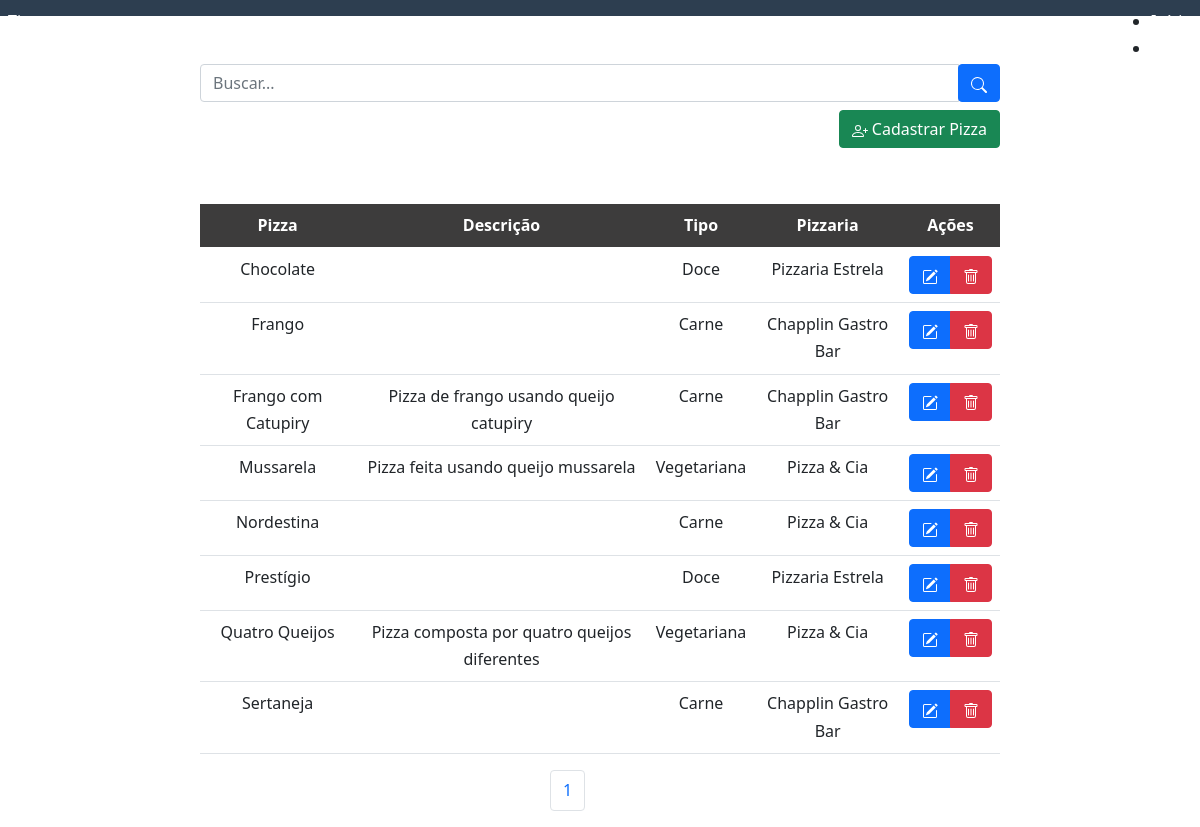
The app's page / (signed in) with its own data.
### pizza/models.py (models this page shows, shortened)
class Pizza(models.Model):
    CHOICES = (
        ('CA', 'Carne'),
        ('VE', 'Vegetariana'),
        ('VG', 'Vegana'),
        ('DC', 'Doce')
    )
    title = models.CharField(max_length=120)
    description = models.CharField(max_length=120, blank=True)
    type = models.CharField(max_length=20, choices=CHOICES, default="")
    thumbnail_url = models.URLField(default="", blank=True)
    approved = models.BooleanField(default=False)
    creator = models.ForeignKey(Pizzeria, on_delete=models.CASCADE, default="")
    class Meta:
        verbose_name = 'Pizza'
        verbose_name_plural = 'Pizzas'
        ordering = ['title']

class Pizzeria(models.Model):
    name = models.CharField(max_length=120, default="")
    owner = models.ForeignKey(UserProfile, on_delete=models.CASCADE)
    address = models.CharField(max_length=512, default="", blank=True)
    phone = models.CharField(max_length=40, default="", blank=True)
    def __str__(self):
        return self.name
    class Meta:
        verbose_name = 'Pizzeria'
        verbose_name_plural = 'Pizzerias'
        ordering = ['owner']

### pizza/views.py (the view)
# urls.py: 2. Add a URL to urlpatterns:  path('', views.home, name='home')
@login_required(login_url='entrar/')
def home(request):
    session = request.session.session_key
    template_name = 'home.html'
    if session:
        content = {}
        search = request.GET.get('search')
        all_pizza = Pizza.objects.all()
        paginator = Paginator(all_pizza, 10)
        pages = request.GET.get('page')
        content['pizzas'] = paginator.get_page(pages)
        if search:
            content['pizzas'] = Pizza.objects.filter(title__icontains=search)
            paginator_src = Paginator(content['pizzas'], 10)
            content['paginator'] = paginator_src.get_page(pages)
        else:
            content['paginator'] = paginator.get_page(pages)
        content['form'] = PizzaForm()
        content['likes'] = Likes.objects.all().values('pizza')
        content['dislikes'] = Dislikes.objects.all().values('pizza')
        content['like'] = []
        content['dislike'] = []
        for like in content['likes']:
            for pizza, id in like.items():
                content['like'].append(id)
        for dislike in content['dislikes']:
            for pizza, id in dislike.items():
                content['dislike'].append(id)
        return render(request, template_name, content)
    else:
        return render(request, 'login.html')

### pizza/forms.py
class PizzaForm(forms.ModelForm):
    class Meta:
        model = Pizza
        fields = ['title', 'description', 'type', 'creator']

### pizza/templates/home.html (shortened to what this page needs)
{% extends "base.html" %}
{% load static %}
{% block content %}
<div class="form-buscar-container col-8 m-auto pt-5 pb-2 text-center">
    <form class="buscar-pizza" method="get">
        <div class="input-group">
            <input type="text" id="search" name="search" class="form-control" placeholder="Buscar..."/>
            <div class="input-group-btn">
                <button id="btn-search" class="btn btn-primary"></button>
            </div>
        </div>
    </form>
</div>
{% if user.is_staff %}
<div class="col-8 m-auto pt-8 pb-2" align="right">
    <a href="" id="btn-adicionar" class="btn btn-success" data-bs-toggle="modal"
      data-bs-target="#modalCadastro"> Cadastrar Pizza</a>
</div>
{% endif %}
<div class="col-8 m-auto pt-5 text-center">
    <table class="table">
        <thead>
            <tr style="background-color: #3d3c3c; color:#fff">
                <th scope="col">Pizza</th>
                <th scope="col">Descrição</th>
                <th scope="col">Tipo</th>
                <th scope="col">Pizzaria</th>
                <th scope="col">Ações</th>
            </tr>
        </thead>
        <tbody>
        {% for pizza in pizzas %}
        <tr>
            <td>{{ pizza.title }}</td>
            <td>{{ pizza.description }}</td>
            {% if pizza.type == 'CA' %}
            <td>Carne</td>
            {% elif pizza.type == 'VE' %}
            <td>Vegetariana</td>
            {% elif pizza.type == 'VG' %}
            <td>Vegana</td>
            {% elif pizza.type == 'DC' %}
            <td>Doce</td>
            {% endif %}
            <td>{{ pizza.creator }}</td>
            {% if user.is_staff %}
            <td>
                <div class="btn-group">
                    <button id="btn-editar" class="btn btn-primary" data-bs-toggle="modal" data-bs-target="#modalCadastro"
                      data-bs-id-pizza="{{pizza.id}}" data-bs-title="{{pizza.title}}" data-bs-description="{{pizza.description}}"
                      data-bs-type="{{pizza.type}}" data-bs-creator="{{pizza.creator}}" data-bs-check="true"></button>
                    <a href="/pizzas/delete/{{pizza.id}}/" id="btn-deletar" class="btn btn-danger btnDel"></a>
                </div>
            </td>
            {% endif %}
        </tr>
        {% endfor %}
        </tbody>
    </table>
</div>
<div class="col-1 m-auto pt-auto pb-auto text-center">
    <ul class="pagination">
      <li class="page-item"><a href="" class="page-link"> {{paginator.number}} </a></li>
    </ul>
</div>
{% endblock %}

### pizza/static/css/styles.css (style rules this page uses)
* { -webkit-box-sizing: border-box; -moz-box-sizing: border-box; box-sizing: border-box; }
body { margin: 0 auto; line-height: 1.7em; }
a { color: #3b8bba; }

### records on screen
Pizza: title "Chocolate", type "Doce", creator "Pizzaria Estrela"
Pizza: title "Frango", type "Carne", creator "Chapplin Gastro Bar"
Pizza: title "Frango com Catupiry", description "Pizza de frango usando queijo catupiry", type "Carne", creator "Chapplin Gastro Bar"
Pizza: title "Mussarela", description "Pizza feita usando queijo mussarela", type "Vegetariana", creator "Pizza & Cia"
Pizza: title "Nordestina", type "Carne", creator "Pizza & Cia"
Pizza: title "Prestígio", type "Doce", creator "Pizzaria Estrela"
Pizza: title "Quatro Queijos", description "Pizza composta por quatro queijos diferentes", type "Vegetariana", creator "Pizza & Cia"
Pizza: title "Sertaneja", type "Carne", creator "Chapplin Gastro Bar"

### other values on screen
{{ paginator.number }} "1"
